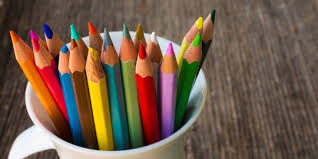
#> input picture PCD/sesi5dan6/pensil.jpeg, 318 x 159 px, found by its file name
$ python rotate.py
#> lines starting #> are read from the running program, lines starting #| are printed output that depends on the picture
#> further down, image is the input picture: shape (159, 318, 3); mean R, G, B 114.5, 91.5, 74.3
import imageio as img
import numpy as np
import matplotlib.pyplot as plt

def rotateImage(image, degree):
#> called with degree = 45
  radian_deg = np.radians(degree)
  cos_deg, sin_deg = np.cos(radian_deg), np.sin(radian_deg)
  height, width = image.shape[:2]
#> height = 159; width = 318
  max_dim = int(np.sqrt(height**2 + width**2))
#> max_dim = 355
  outputImage = np.zeros((max_dim, max_dim, 3), dtype=image.dtype)
  centerY, centerX = max_dim//2, max_dim//2
#> centerY = 177; centerX = 177
  for y in range(-height//2, height//2):
    for x in range(-width//2, width//2):
      newX = int(cos_deg * x - sin_deg * y) + centerX
      newY = int(sin_deg * x + cos_deg * y) + centerY
      if 0 <= newX < max_dim and 0 <= newY < max_dim:
        outputImage[newY, newX] = image[y + height//2, x + width//2]
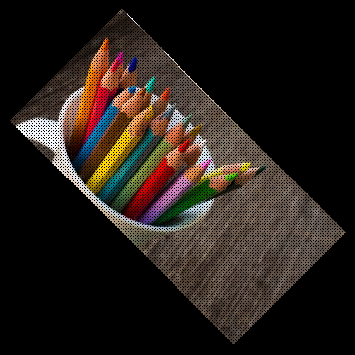
#> outputImage: shape (355, 355, 3); mean R, G, B 37.8, 30.2, 24.6
  return outputImage

image = img.imread('PCD\sesi5dan6\pensil.jpeg')
rotated_image = rotateImage(image, 45)

plt.subplot(1, 2, 1)
plt.imshow(image)

plt.subplot(1, 2, 2)
plt.imshow(rotated_image)

plt.show()
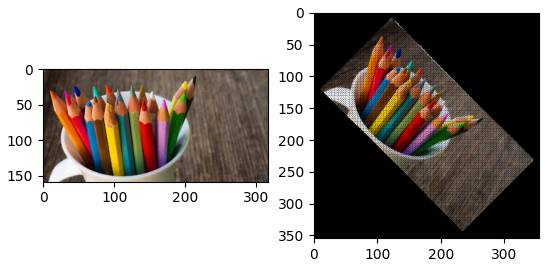
#> figure drawn by matplotlib, 2 panels
